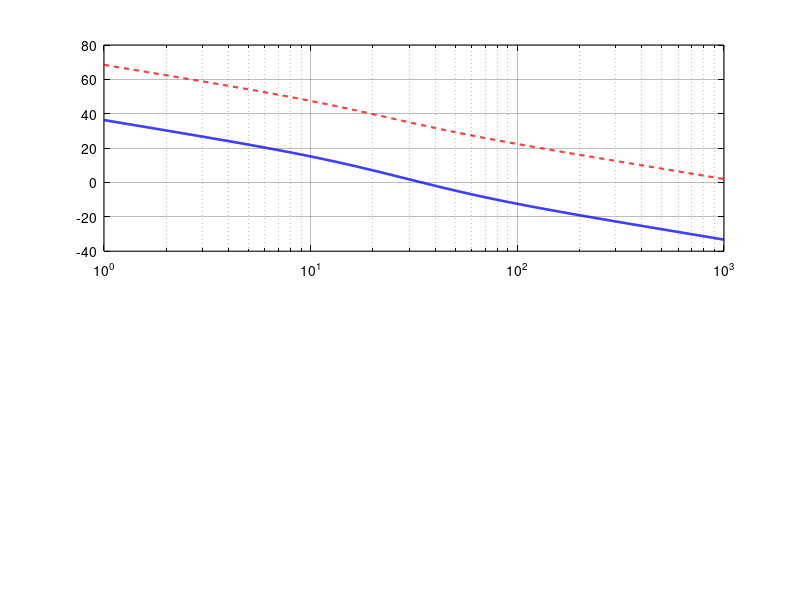

MATLAB code for this plot: (Note: this script raises an error after producing the figure.)
function design_speed_margin_empirical()
% DESIGN_SPEED_MARGIN_EMPIRICAL  Test 2.T1 — ampirik (çalışan) hız PI
% kazancının kararlılık marjı. ANALİTİK PM + margin() doğrulama.
%
% KRİTİK BAĞLAM: Aşama 2.1 conservative kazancı (Kp=0.1163) plant'ı V_eff→ω
% (K=53.89) varsayarak tasarlandı. Ama firmware PI çıkışı *duty*; gerçek plant
% duty→ω = K·Vs/(τs+1), K·Vs=654.8 — yani 12.15× daha yüksek kazanç. Conservative
% kazanç firmware plant'ında devasa kazanç → bang-bang (sim-to-real gap, §11.11).
% Bu betik İKİSİNİ DE gerçek firmware plant'ında (duty→ω) değerlendirir:
%   - ampirik Kp=0.002, Ki=0.1  → çalışan sistemin marjı (2.T1 asıl hedefi)
%   - conservative Kp=0.1163     → neden bang-bang verdiğinin marj-düzeyi kanıtı
%
% ── ANALİTİK PM (ampirik) ────────────────────────────────────────────
% L_e(s) = (Kp+Ki/s)·K·Vs/(τs+1) = 1.3096(s+50)/[s(0.0605s+1)]
% İç kapalı-çevrim ζ_i=0.58 (bkz. design_position_rootlocus.m) →
%   yaklaşık kural PM ≈ 100·ζ_i ≈ 58° ([Franklin2010] §6, ζ<0.7 için)
% margin() ile kesin değer doğrulanır.
%
% Kaynak: [Franklin2010] §6 (margin, PM-ζ ilişkisi), [AstromMurray2008] §10
% Çalıştırma: matlab -batch "cd('matlab/asama_2_kontrol'); design_speed_margin_empirical"

    K = 53.89; tau = 0.0605; Vs = 12.15;
    s = tf('s');
    Gd = (K*Vs)/(tau*s + 1);              % FIRMWARE plant: duty → ω

    Ce = 0.002 + 0.1/s;                   % ampirik (çalışan)
    Cc = 0.1163 + 4.0447/s;              % conservative (2.1, kullanılmıyor)
    Le = Ce*Gd;  Lc = Cc*Gd;

    [Gm_e, Pm_e, ~, Wcp_e] = margin(Le);
    [Gm_c, Pm_c, ~, Wcp_c] = margin(Lc);

    zeta_i = 0.58; PM_analytic = 100*zeta_i;   % yaklaşık kural

    fprintf('=== Test 2.T1 — FIRMWARE plant (duty->omega) marjlari ===\n');
    fprintf('AMPIRIK (Kp=0.002, Ki=0.1):    PM=%.1f deg, GM=%.1f dB, wc=%.1f rad/s\n', ...
        Pm_e, 20*log10(Gm_e), Wcp_e);
    fprintf('  analitik yaklasim PM~100*zeta_i=%.0f deg (margin dogrular)\n', PM_analytic);
    fprintf('CONSERVATIVE (Kp=0.1163) firmware plantinda: PM=%.1f deg, wc=%.1f rad/s\n', ...
        Pm_c, Wcp_c);
    fprintf('  -> dusuk PM / yuksek wc = bang-bang egilimi (sim-to-real gap kaniti)\n');

    here = fileparts(mfilename('fullpath'));
    outdir = fullfile(here, 'results', '2_1_speed_pi');
    if ~exist(outdir, 'dir'); mkdir(outdir); end
    set(groot, 'defaultAxesColor','w', 'defaultAxesXColor','k', 'defaultAxesYColor','k', ...
        'defaultTextColor','k', 'defaultAxesGridColor',[0.15 0.15 0.15], 'defaultAxesGridAlpha',0.3);

    f = figure('Position', [80 80 760 600], 'Color', 'w');
    [me, pe, w] = bode(Le); me = squeeze(me); pe = squeeze(pe);
    [mc, pc] = bode(Lc, w); mc = squeeze(mc); pc = squeeze(pc);

    subplot(2,1,1);
    semilogx(w, 20*log10(me), 'b', 'LineWidth',1.8); hold on; grid on;
    semilogx(w, 20*log10(mc), 'r--', 'LineWidth',1.5);
    yline(0,'k:');
    ylabel('Gain [dB]'); title('Test 2.T1 — Speed PI Margins on Firmware Plant (duty\rightarrow\omega)', 'FontWeight','bold');
    legend('calisan K_p=0.002 (analitik)','conservative K_p=0.1163 (bang-bang)', ...
        'Location','southwest','TextColor','k','Color','w','EdgeColor',[0.6 0.6 0.6]);

    subplot(2,1,2);
    semilogx(w, pe, 'b', 'LineWidth',1.8); hold on; grid on;
    semilogx(w, pc, 'r--', 'LineWidth',1.5);
    yline(-180,'k:');
    ylabel('Phase [deg]'); xlabel('frequency \omega [rad/s]');
    text(1.4, -150, sprintf('calisan: PM=%.0f^\\circ, \\omega_c=%.0f rad/s (guvenli)', Pm_e, Wcp_e), 'Color','b','FontSize',9);
    text(1.4, -165, sprintf('conservative: PM=%.0f^\\circ ama \\omega_c=%.0f >> Nyquist 628', Pm_c, Wcp_c), 'Color','r','FontSize',9);

    exportgraphics(f, fullfile(outdir, '05_margin_empirical_vs_conservative.png'), 'Resolution',150);
    close(f);
    fprintf('Gorsel: %s/05_margin_empirical_vs_conservative.png\n', outdir);
end
